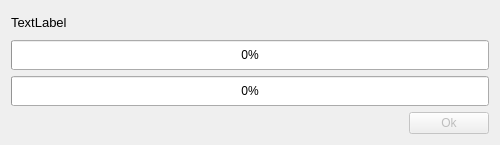
<?xml version="1.0" encoding="UTF-8"?>
<ui version="4.0">
 <class>PMOffline</class>
 <widget class="QWidget" name="PMOffline">
  <property name="geometry">
   <rect>
    <x>0</x>
    <y>0</y>
    <width>500</width>
    <height>145</height>
   </rect>
  </property>
  <property name="minimumSize">
   <size>
    <width>470</width>
    <height>100</height>
   </size>
  </property>
  <property name="windowTitle">
   <string>Form</string>
  </property>
  <layout class="QGridLayout" name="gridLayout">
   <item row="0" column="0">
    <widget class="QLabel" name="operationText">
     <property name="sizePolicy">
      <sizepolicy hsizetype="MinimumExpanding" vsizetype="Minimum">
       <horstretch>0</horstretch>
       <verstretch>0</verstretch>
      </sizepolicy>
     </property>
     <property name="maximumSize">
      <size>
       <width>16777215</width>
       <height>16777215</height>
      </size>
     </property>
     <property name="font">
      <font>
       <pointsize>10</pointsize>
      </font>
     </property>
     <property name="styleSheet">
      <string/>
     </property>
     <property name="text">
      <string>TextLabel</string>
     </property>
    </widget>
   </item>
   <item row="1" column="0" colspan="2">
    <widget class="QProgressBar" name="generalProgressBar">
     <property name="minimumSize">
      <size>
       <width>0</width>
       <height>30</height>
      </size>
     </property>
     <property name="styleSheet">
      <string/>
     </property>
     <property name="value">
      <number>0</number>
     </property>
    </widget>
   </item>
   <item row="2" column="0" colspan="2">
    <widget class="QProgressBar" name="currentProgressBar">
     <property name="minimumSize">
      <size>
       <width>0</width>
       <height>30</height>
      </size>
     </property>
     <property name="styleSheet">
      <string/>
     </property>
     <property name="value">
      <number>0</number>
     </property>
    </widget>
   </item>
   <item row="3" column="0">
    <spacer name="horizontalSpacer">
     <property name="orientation">
      <enum>Qt::Horizontal</enum>
     </property>
     <property name="sizeHint" stdset="0">
      <size>
       <width>407</width>
       <height>20</height>
      </size>
     </property>
    </spacer>
   </item>
   <item row="3" column="1">
    <widget class="QPushButton" name="actionButton">
     <property name="enabled">
      <bool>false</bool>
     </property>
     <property name="styleSheet">
      <string/>
     </property>
     <property name="text">
      <string>Ok</string>
     </property>
    </widget>
   </item>
  </layout>
 </widget>
 <resources/>
 <connections/>
</ui>
